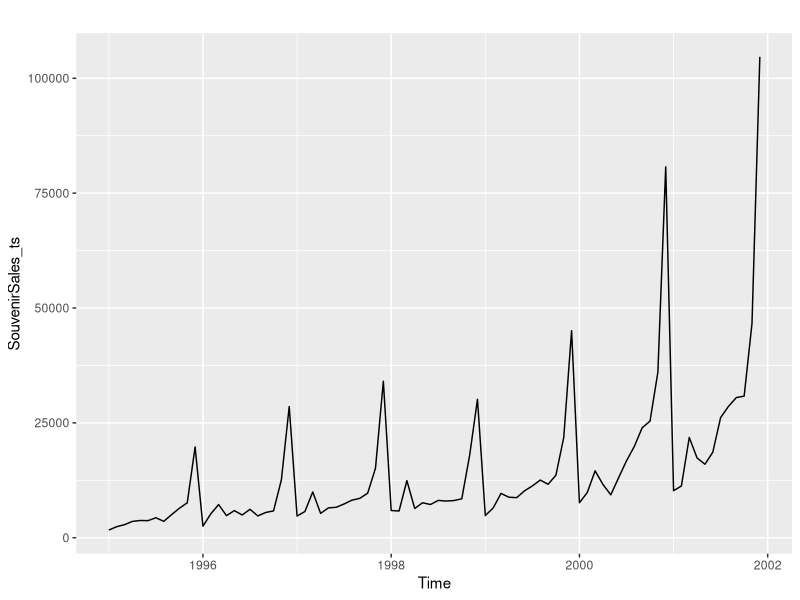
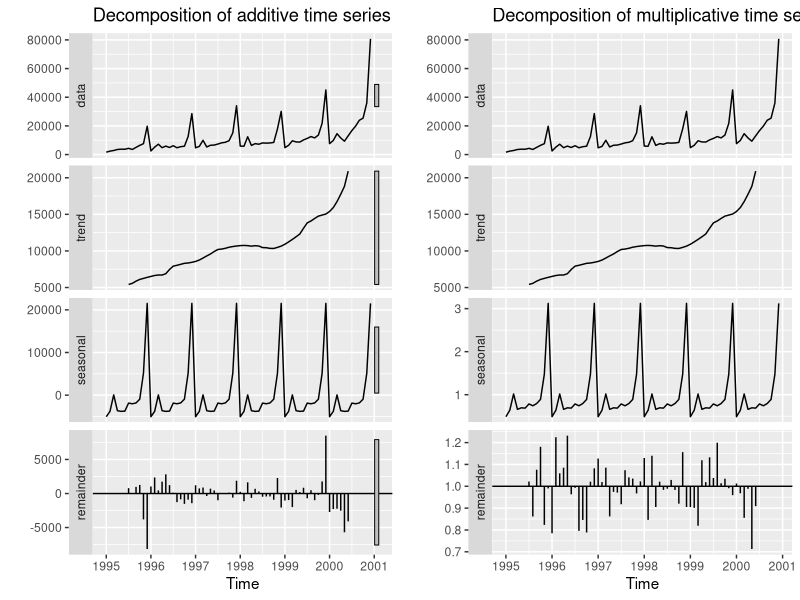
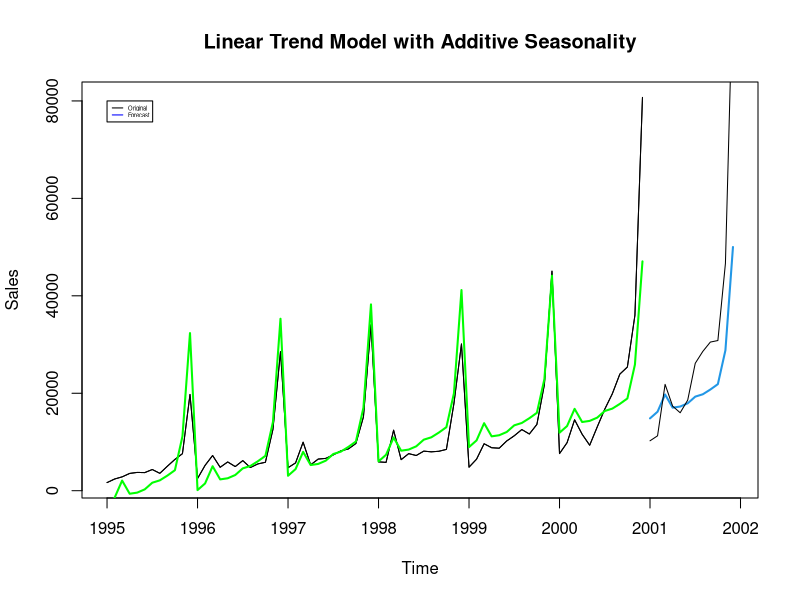
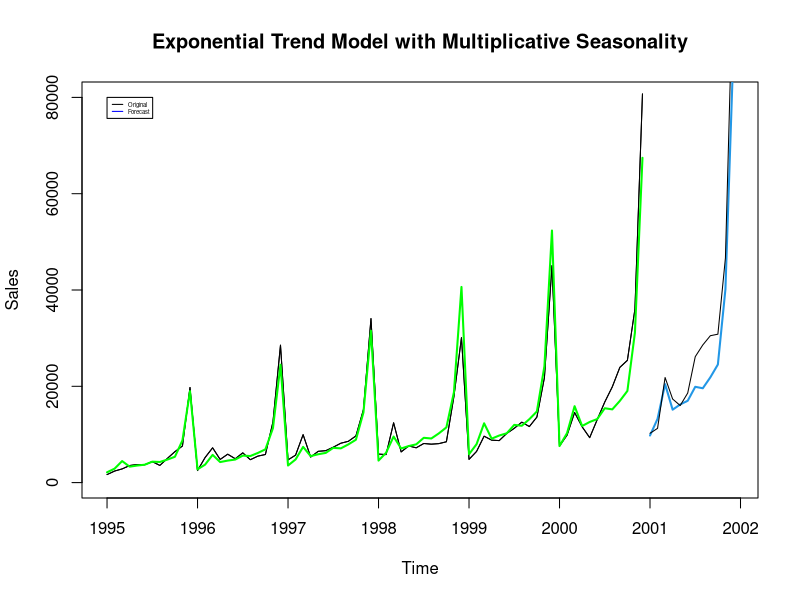
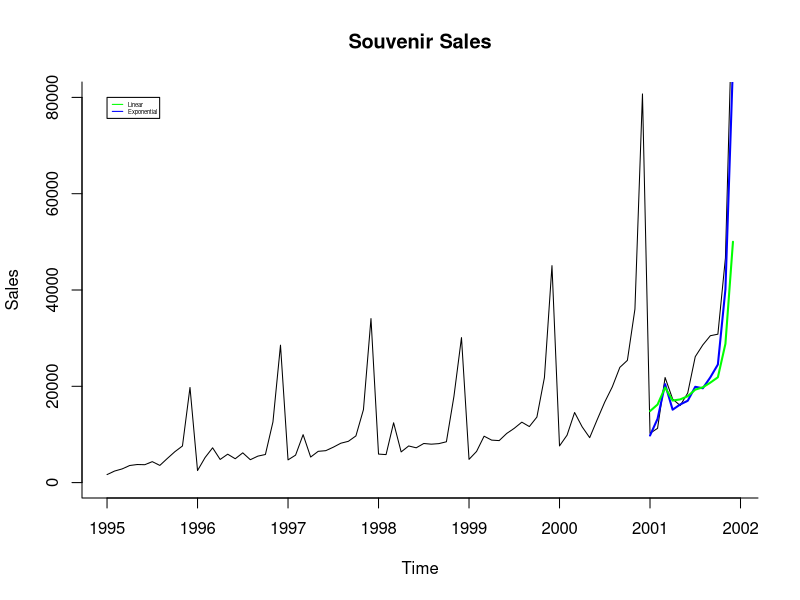
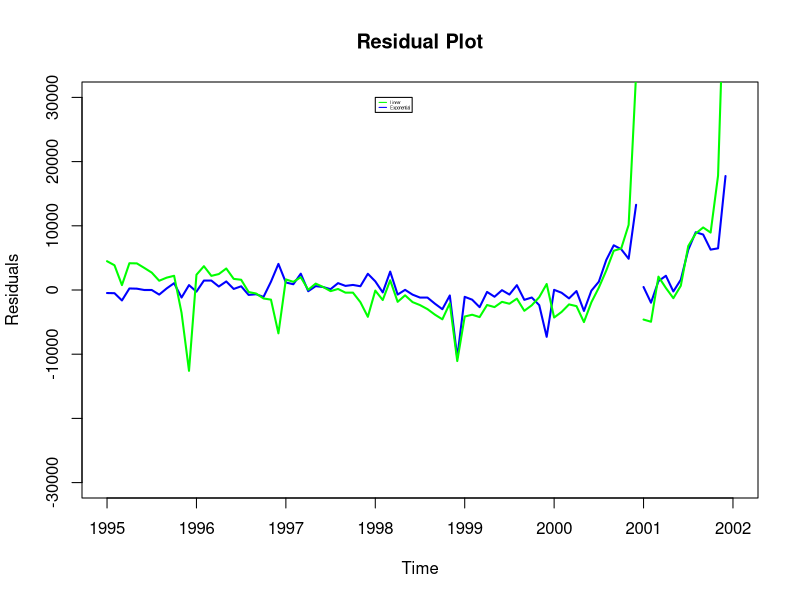
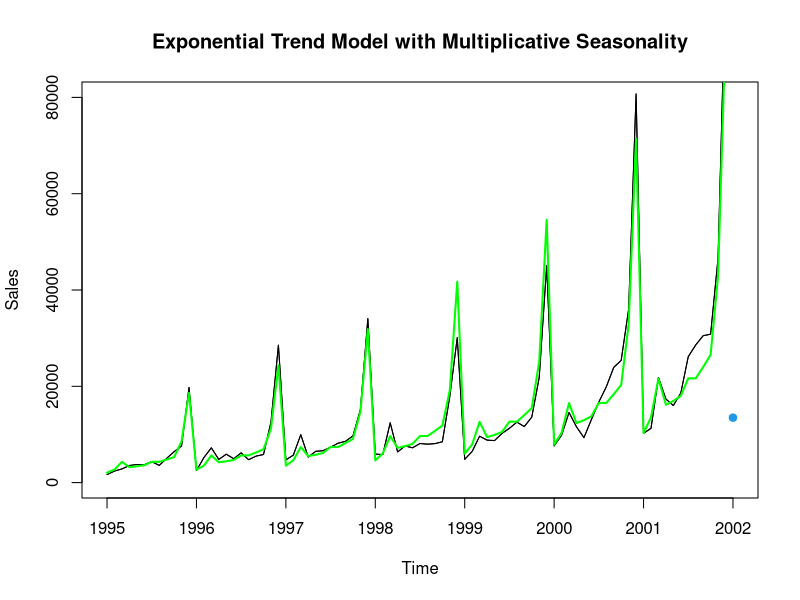
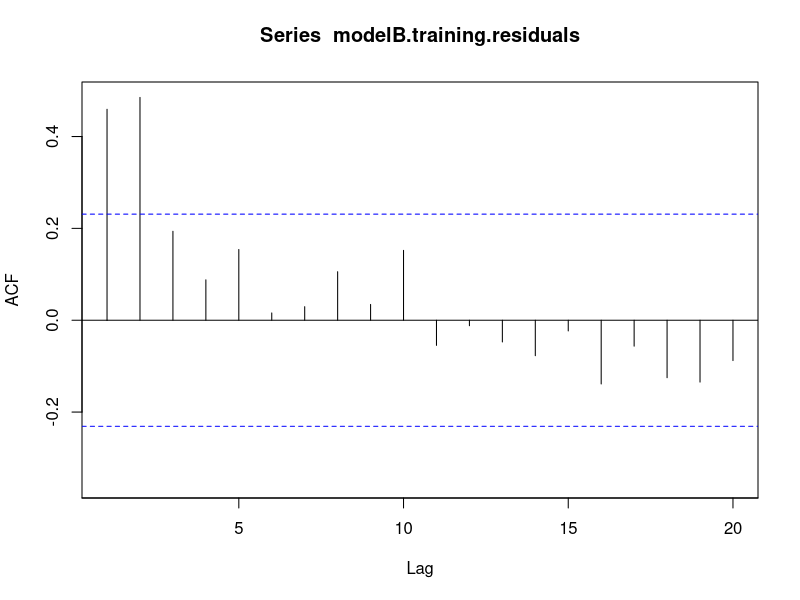

Generate these figures, in order, with R:
library(openxlsx)
library(forecast)
library(timeSeries)
library(ggpubr) # for ggarrange function - to arrange multiple ggplots

setwd("D:/")

#####
##Q1
#####

#a) 
SouvenirSales_df <- read.xlsx("./SouvenirSales.xlsx")
SouvenirSales_df
SouvenirSales_ts <- ts(SouvenirSales_df$Sales, start = c(1995,1), frequency = 12)
SouvenirSales_ts
autoplot(SouvenirSales_ts)

### Conclusion ###
# From the plot, we can see that the data has trend as well as Seasonality

#b) 
training <- window(SouvenirSales_ts,end=c(2000,12), frequency=12)
validation <- window(SouvenirSales_ts,start=c(2001,1), frequency=12)
complete_data <-  window(SouvenirSales_ts,end=c(2001,12), frequency=12)

SouvenirSales1 <- decompose(training, type= "additive")
g1 <- autoplot(SouvenirSales1 )
SouvenirSales2 <- decompose(training, type= "multiplicative")
g2 <- autoplot(SouvenirSales2 )
#??ggarrange
ggarrange(g1,g2)

## Model-A - Linear Trend with Additive Seasonality
linear.trend.add.season <- tslm(training ~ trend + season)
summary(linear.trend.add.season)
linear.trend.add.season.pred <- forecast(linear.trend.add.season, h=length(validation), level = 0) ## Forecasting on the validation test

plot(linear.trend.add.season.pred, xlab ="Time", ylab= "Sales", main="Linear Trend Model with Additive Seasonality")
lines(training)
lines(validation)
lines(linear.trend.add.season.pred$fitted,col="green",lwd=2, lty=1)
#lines(training)
legend(1995,80000, legend=c("Original", "Forecast"),  col=c("black", "blue"), lty=1:1, cex=0.35)


## Model-B - Exponential Trend with Multiplicative Seasonality
exp.trend.mul.season <- tslm(training ~ trend + season, lambda = 0)
summary(exp.trend.mul.season)
exp.trend.mul.season.pred <- forecast(exp.trend.mul.season, h=length(validation), level = 0) ## Forecasting on the validation test

plot(exp.trend.mul.season.pred, xlab ="Time", ylab= "Sales", main="Exponential Trend Model with Multiplicative Seasonality", ylim=c(0,80000))
#plot(exp.trend.mul.season.pred, xlab ="Time", ylab= "Sales", main="Exponential Trend Model with Multiplicative Seasonality")
lines(training)
lines(validation)
lines(exp.trend.mul.season.pred$fitted,col="green",lwd=2, lty=1)
legend(1995,80000, legend=c("Original", "Forecast"),  col=c("black", "blue"), lty=1:1, cex=0.35)



#c)
##########################
#RMSE.training = sqrt(mean(linear.trend.add.season$residuals^2))
#RMSE.training
##############################
RMSE.modelA.validation = sqrt(mean((validation-linear.trend.add.season.pred$mean)^2))
RMSE.modelA.validation
# RMSE for Model-A is 17451.55

RMSE.modelB.validation = sqrt(mean((validation-exp.trend.mul.season.pred$mean)^2))
RMSE.modelB.validation
# RMSE for Model-B is 7101.444

## Looking at the RMSE, we can say that Model-B is better than Model-A


#plot(training, xlab ="Time", ylab= "Sales", main="Souvenir Sales", bty="l", ylim=c(0,80000))
plot(complete_data, xlab ="Time", ylab= "Sales", main="Souvenir Sales", bty="l", ylim=c(0,80000))
#lines(validation)
#lines(exp.trend.mul.season.pred$fitted, col="blue", lwd=2)
lines(exp.trend.mul.season.pred$mean, col="blue", lwd=2)
#lines(linear.trend.add.season.pred$fitted, col="green", lwd=2)
lines(linear.trend.add.season.pred$mean, col="green", lwd=2)
legend(1995,80000, legend=c("Linear", "Exponential"),  col=c("green", "blue"), lty=1:1, cex=0.35)

## From the above plot, we can clearly see that Model-B (exp) is fitting the data
## more accurately than Model-A (linear)

## Let's plot residuals:
plot(training-exp.trend.mul.season$fitted.values, xlim = c(1995,2002), ylim= c(-30000,30000),main= "Residual Plot", ylab= "Residuals", col="blue",lwd=2)
lines(validation-exp.trend.mul.season.pred$mean, col="blue",lwd=2)
lines(linear.trend.add.season.pred$residuals,col="green",lwd=2)
lines(validation-linear.trend.add.season.pred$mean, col="green",lwd=2)
legend(1998,30000, legend=c("Linear", "Exponential"),  col=c("green", "blue"), lty=1:1, cex=0.25)

#d)
## From the additive model (Model-A) it is clearly visible that December month has 
## the highest average sales during the year

## The estimated trend coefficient from Model-A is 245.36 which means
## the average linear increase for each month over the entire period is $245.36 

#e)

## Coefficient of Oct is 0.729490 which means it is 27.06% lower than Jan month
## The estimated trend coefficient of Model-B is 0.021120. 
## That means the model has an overall increase of approx. 2.11% in sales 
#  each month over the previous month.


#f)
#As from c) we know that Model-B is better than Model-A, let's first train
# Model-B with complete data before doing any forecasting for Jan-2002


exp.trend.mul.season.complete <- tslm(SouvenirSales_ts ~ trend + season, lambda = 0)
summary(exp.trend.mul.season.complete)
exp.trend.mul.season.complete.pred <- forecast(exp.trend.mul.season.complete, h=1, level = 0) ## Forecasting for Jan-2002
exp.trend.mul.season.complete.pred
## Point forecast using Model-B for Jan 2002, considering Trend and Seasonality = 13484.06
#exp.trend.mul.season.complete.pred$fitted
plot(exp.trend.mul.season.complete.pred, xlab ="Time", ylab= "Sales", main="Exponential Trend Model with Multiplicative Seasonality", ylim=c(0,80000))
lines(complete_data)
lines(exp.trend.mul.season.complete.pred$fitted,col="green",lwd=2, lty=1)



#g)

#plot(training-exp.trend.mul.season$fitted.values, xlim = c(1995,2002), ylim= c(-10000,10000),main= "Residual Plot", ylab= "Residuals", col="blue",lwd=2)
#Acf(training-exp.trend.mul.season$fitted.values,lag.max = 20)
#Pacf(training-exp.trend.mul.season$fitted.values,lag.max = 20)

modelB.training.residuals=exp.trend.mul.season$residuals
Acf(modelB.training.residuals ,lag.max = 20)
Pacf(modelB.training.residuals ,lag.max = 20)

## From the PACF plot, we can see that first 2 vertical lines are crossing 
## line of significance so this is clearly AR(2) model.


#h)
#modelB.training.residuals.arima <- Arima(modelB.training.residuals, order = c(4,0,0))
#summary(modelB.training.residuals.arima)
summary(Arima(modelB.training.residuals, order = c(1,0,0)))
summary(Arima(modelB.training.residuals, order = c(2,0,0)))
summary(Arima(modelB.training.residuals, order = c(3,0,0)))
summary(Arima(modelB.training.residuals, order = c(4,0,0)))

# AICc value for AR(1) is coming as -61.41
# AICc value for AR(2) is coming as -69.46
# AICc value for AR(3) is coming as -68.09
# AICc value for AR(4) is coming as -67.39


## Looking at the above AICc values, we can conclude that our understanding 
## from PACF plot is correct and AR(2) model fits the data very well as AR(1), AR(3)
## and AR(4) model have higher AICc value than AR(2) model.


#i)
## Forecast for Trend and Seasonality on complete data using Model-B

exp.trend.mul.season.complete.residuals <- exp.trend.mul.season.complete$residuals
exp.trend.mul.season.complete.residuals.arima <- Arima(exp.trend.mul.season.complete.residuals, order = c(2,0,0))
predict_exp.trend.mul.season.complete.residuals.arima.pred <- predict(exp.trend.mul.season.complete.residuals.arima,n.ahead=1)
predict_exp.trend.mul.season.complete.residuals.arima.pred
#predict_exp.trend.mul.season.complete.residuals.arima.pred$pred[1]
#2nd method
predict_exp.trend.mul.season.complete.residuals.arima.forecast <- forecast(exp.trend.mul.season.complete.residuals.arima,h=1)
predict_exp.trend.mul.season.complete.residuals.arima.forecast$mean

#0.06501293
## Prediction on residuals using ARIMA model = 0.06501293

#predict_modelB.training.residuals.arima <- predict(modelB.training.residuals.arima)
#predict_modelB.training.residuals.arima$pred[1]


## Final prediction for Jan 2002 = Prediction for Trend and Seasonality for Jan 2002 + Prediction for Residuals for Jan 2002
## = 13484.06 (from f) + 0.06501293
## 13484.06 + 0.06501293
## = 13484.13

#####
##Q2
#####

#a)
# Time series focuses on the same variable over a period of time 
# whereas the cross sectional data focuses on several variables at the 
# same point of time. Moreover, the time series data consist of observations 
# of a single subject at multiple time intervals whereas, the cross sectional 
# data consist of observations of many subjects at the same point in time.

# b) 
# Seasonal effects are observed within one calendar year e.g. sales 
# increase during Diwali or Christmas whereas 
# cyclical effects can span over a period shorter or longer than a 
# calendar year e.g. pandemic disease, stock market collapse etc.
# Seasonality has symmetric ups and downs whereas cyclicality has non-symmetric
# ups and downs.

# c) 
# Centered Moving Average is not considered suitable for forecasting because
# it doesn't take few of the latest values (most recent past) into consideration
# while forecasting which ideally should be given the highest weightage.

#d) 
# When the mean, variance and auto-correlation structure of a time series 
# do not change over time, it is said to be stationary. 
# Stationarity is very important because in the absence of it, 
# a model describing the data will have different accuracy at different time points. 

#e) 
# A time series is said to be stationary when it doesn't not have any trend and seasonality.
# Or, if a time series has white noise then it is said to be stationary
# The ACF will drop to zero relatively quickly for a stationary time series, 
# while the ACF of non-stationary time series data decreases slowly.


#f)
# For a time series data, a better approach is to partition the data into 
# training and validation only. Firstly, we train different models with training
# data, secondly we run those models on validation data and pick up the model
# with the best accuracy. Thirdly, we train that best model on complete dataset 
# i.e train + validation before doing any forecasting.

# The validation period should be at least equal to the forecasting horizon because
# in case validation period is shorter than forecasting horizon, it will fail to mimic 
# the actual scenario, whereas a longer validation period will leave the training set
# without the latest (most recent) information. 


#g)
# It is true that both smoothing and ARIMA method of forecasting can handle time series 
# data with missing value. Missing values can be handled in few ways. Either, we could 
# just take the part of data after the last missing value, assuming there is a  
# enough series of observations to produce forecasts, or, we could replace the
# missing values with estimates.

#h) 
# False. Additive and Multiplicative decomposition differs in terms of 
# seasonality and not the trend

#i)
# Knowing that there is some correlation left in the data after accounting 
# for trend and seasonality is good news for Analyst as he/she can now 
# apply techniques like ARIMA on residuals and forecast for residuals
# separately which can then be added to forecast for data, capturing trend
# and seasonality, to make the final forecast.
